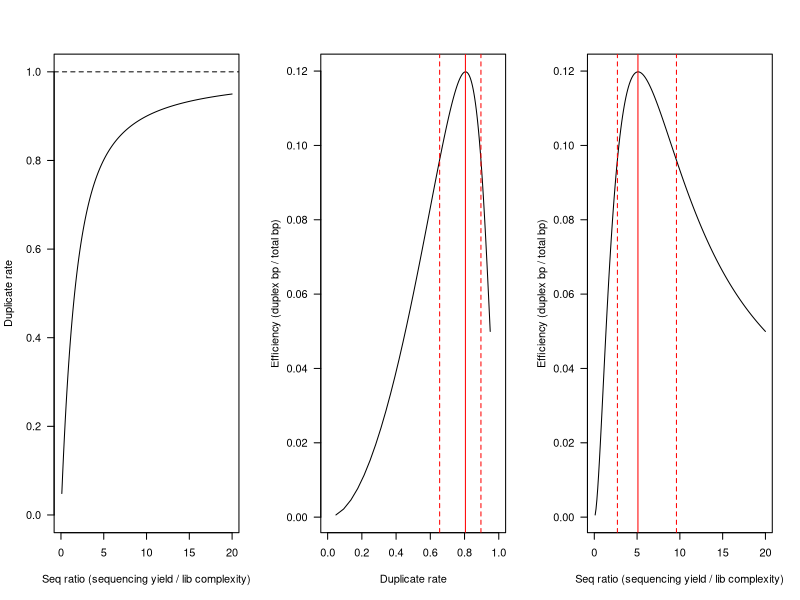

Source code (R):
## ---- chunk 1
knitr::opts_chunk$set(echo = TRUE)
## ---- chunk 2
#define variables 
input <- 15 #input dna ng
length <- 22.5e+3 #input dna length bp 

moles_input <- input*1e-9/((length*615.96 + 36.04)) #how many moles of DNA input 
DNA_copy <- moles_input*6.02e+23 #what is the number of DNA molecules 
## ---- chunk 3
#still 5ng of DNA.... 
frag_length <- 350  #this I will test empirically once RE comes 

moles_frag <- input*1e-9/((frag_length*615.96 + 36.04))
DNA_copy <- moles_frag*6.02*1e23

ideal_bp <- 33334727 #number of bp theoretically coverable by fragmented genome and size selection, will likely actually be smaller depending on DNA size to begin with and RE efficiency 
rough_cov <- DNA_copy*frag_length #rough coverage: number of DNA molecules*average length
## ---- chunk 4
correction_factor <- 1.5 
recommended_input <- 0.6 #fmol 
#coverage <- 26 
#read_pairs <- 26e+6

average_fragment_len <- 573 #this I need to check with bioanalyzer or something 
#moles_input <- recommended_input*1e-15/((average_fragment_len*615.96 + 36.04))
DNA_copy_input <- recommended_input*1e-15*6.02e+23
print(format(DNA_copy_input, scientific=T))
## ---- chunk 5
At_genome <- 135e+6 #haploid genome of 135Mb 
Hs_genome <- 3.3e+9 #haploid genome is 3.3 billion base pairs 

At_genome/Hs_genome #At genome is 4% of human genome 
ideal_bp/(Hs_genome*0.27) #sequenceable space is 3.7% of human sequenceable space 

#rough estimate is everything should be 40% of human genome estimate 
## ---- chunk 6

L <- 300 #(2x150)
G <- ideal_bp #sequenceable part of the genome after fragmentation 
C <- 30 #30x coverage 


#At
N <- C*G/L
print(paste('number of reads for At:', as.character(format(N, scientific=T)))) #3 million reads required for 1 sample at 30x coverage 

#Hs
Hs_N <- (C*Hs_genome*0.27)/L
print(paste('number of reads for Hs:', as.character(format(Hs_N, scientific=T))))

N/Hs_N
## ---- chunk 7
#r: sequence ratio. ratio between the # of sequenced reads and number of amplifiable DNA fragments in the original library
#reported 10**8 amplifiable DNA molecules 
#f approximately equated to 1e8 fragments per fmol library 

#N/(fmol_input*f)
r <- 300e+6/(0.6*1e8) #optimal is 5.1 sequenced reads/original read 

#d: duplicate rate, fraction of reads that are duplicate copies
d <- 1-(1-exp(-r))/r

#getting really high dupilcate rate/r estimates. Empirical distribution of fragments will be really helpful. 
## ---- chunk 8
#replicate human estimate analytically, compare to empirical
f_hs_analytical <- DNA_copy_input/0.6
f_hs_empirical <- 10**8

f_hs_analytical/f_hs_empirical
## ---- chunk 9
###########################################################################################
## Simulations to estimate the optimal bottleneck size given an estimate of 
## library complexity.
## Equations below are assuming 1 fmol sequenced equates to 1e8 molecules
## The relationship between fmol and molecules was derived empirically (see next section)
###########################################################################################

# Truncated Poisson (only defined for x>=1): this models the duplicate family size distribution
dpoistrunc = function(x, lambda) {
	    d = dpois(x, lambda) / (1-dpois(0, lambda))
	    d[x==0] = NA
	    return(d)
	}
	
# The mean sequencing cost of a family is the mean of the zero-truncated Poisson: 
#  lambda/(1-exp(-lambda))
	
# Efficiency: The fraction of families of size>=2 divided by the average size (i.e. 
# sequencing cost) of a family, squared (as we need coverage from both strands)
	
ratio = seq(0,20,by=0.1) # Sequencing output / library complexity
	
efficiency = (ppois(q=2-0.1, lambda=ratio/2, lower.tail=F)/(1-dpois(0, ratio/2)))^2 / (ratio/(1-exp(-ratio)))
	
# Duprate can be simply calculated using the mean of the family size (from the zero-truncated 
#  Poisson): 1-1/mean = 1-(1-exp(-r))/r
duprate = 1-(1-exp(-ratio))/ratio
	
dev.new(width=9, height=3)
par(mfrow=c(1,3))
	
plot(ratio, duprate, ylim=c(0,1), type="l", xlab="Seq ratio (sequencing yield / lib complexity)", ylab="Duplicate rate", las=1)
abline(h=1, lty=2)
#lines(ratio, pmax(0, 1-1/ratio), col="palegreen3", lty=2) # Simplistic expectation (ratio=10 would tend to yield ~90% duplicate rates)
	
plot(duprate, efficiency, type="l", xlim=c(0,1), xlab="Duplicate rate", ylab="Efficiency (duplex bp / total bp)", las=1)
opt_duprate = duprate[which.max(efficiency)] # Optimal duplicate rate appears to be 0.805
ind = which(efficiency > max(efficiency, na.rm=T)*0.8)
abline(v=opt_duprate, col="red")
abline(v=duprate[c(min(ind),max(ind))], col="red", lty=2)
semiopt_duprate = duprate[c(min(ind),max(ind))]
	
plot(ratio, efficiency, type="l", xlab="Seq ratio (sequencing yield / lib complexity)", ylab="Efficiency (duplex bp / total bp)", las=1)
opt_ratio = ratio[which.max(efficiency)] # Optimal duplicate rate appears to be 5.1
ind = which(efficiency > max(efficiency, na.rm=T)*0.8)
abline(v=opt_ratio, col="red")
abline(v=ratio[c(min(ind),max(ind))], col="red", lty=2)
semiopt_ratio = ratio[c(min(ind),max(ind))]
## ---- chunk 10
r_opt <- 5.1 
f_opt <- 1e8 # f approximately equated to 10^8 fragments per fmol according to abascal estimates
fmol <- 150e6/(r_opt*f_opt)
fmol
## ---- chunk 11
#L <- 300 #(2x150)
#G <- ideal_bp #sequenceable part of the genome after fragmentation 
#G <- (Hs_genome*0.27)
#C <- 30 #30x coverage 

#N <- C*G/L
standard_N <- 300e6
#N/standard_N
#print(paste('number of reads:', as.character(N))) #3 million reads required for 1 sample at 30x coverage 
#almost exactly 1Gb 

#standard_N*L/C

#3*0.038

C <- N*L/G
standard_C <- standard_N*L/(Hs_genome) #just regular sequencing of whole human genome 
Nano_standard_C <- standard_N*L/(Hs_genome*.27) #regular sequencing of reduced space 
standard_C/Nano_standard_C #nanoseq requires about as much more sequencing to overcome 
N_hs <- Nano_standard_C*(Hs_genome*.27)/L
print(format(N_hs, scientific =T)) #272 million reads ~ 300 million reads for one sample 

#At
At_C <- standard_N*L/At_genome
Nano_At_C <- standard_N*L/ideal_bp
At_C/Nano_At_C

N_At <- Nano_standard_C*ideal_bp/L
print(format(N_At, scientific=T)) #11 million reads per sample 

N_At/N_hs #4%
## ---- chunk 12
novaseq_lane <- 1.25e9 #reads per novaseq lane 
novaseq_price_qb3 <- 2000
novaseq_lane/N_hs
novaseq_lane/N_At
novaseq_price_qb3/(novaseq_lane/N_At)
## ---- chunk 13
samples <- 8 


#matched normal: 8x human whole genome sequencing coverage 
N_human_8x <- 8*Hs_genome/L
N_At_8x <- 8*At_genome/L

pilot_read_space <- samples*N_At + 2*N_At_8x
print(paste(format(pilot_read_space, scientific=T), 'reads required for At pilot')) #120 million reads

#do i really need a matched normal for each INDIVIDUAL? if they are the same genotype? Like no right? 
## ---- chunk 14
#0.2-1.4? 
#recommended input: 0.6, so this would be a correction factor of 0.3x-2.3x
input_range <- seq(0.2, 1.6, length=8) #fmol
input_range*6.02e+23
input_range*10**8 #sequenced reads 

#human: input of 0.6fmol sequenced to 300 mil reads --> 10**8 molecules per fmol input are actually sequenced 
